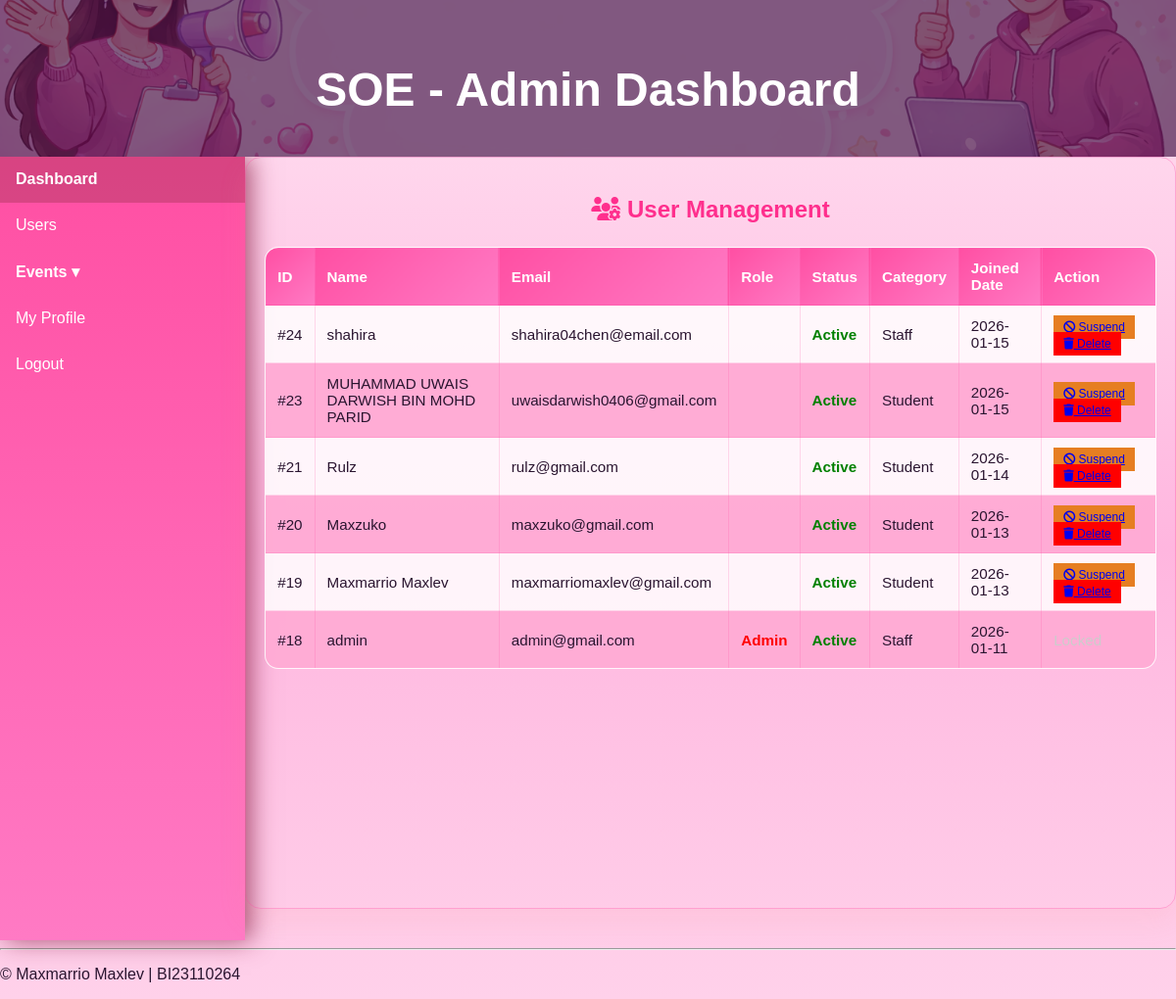
Screenshot of /admin/users/users.php (signed in) with the database file from the repository.
### tables this page shows
CREATE TABLE `users` (
  `user_id` int(11) NOT NULL,
  `category` enum('Staff','Student','Public') NOT NULL,
  `name` varchar(255) NOT NULL,
  `email` varchar(255) NOT NULL,
  `phone` varchar(20) DEFAULT NULL,
  `organization` varchar(255) NOT NULL,
  `password` varchar(255) NOT NULL,
  `role` enum('Admin','Staff','Student','Public') DEFAULT 'Public',
  `created_at` timestamp NOT NULL DEFAULT current_timestamp(),
  `status` enum('Active','Suspended') DEFAULT 'Active'
);

### admin/users/users.php (the view, shortened to what this page needs)
<?php
require_once __DIR__ . '/../../config.php';
$sql = "SELECT user_id, name, email, role, category, created_at, status FROM users ORDER BY created_at DESC";
$result = $conn->query($sql);
?>
<!DOCTYPE html>
<html lang="en">
<head>
  <link rel="stylesheet" href="<?= BASE_PATH_CSS ?>admin.css">
  <link rel="stylesheet" href="https://cdnjs.cloudflare.com/ajax/libs/font-awesome/6.5.0/css/all.min.css">
</head>
<body>
  <?php include(ROOT_PATH_ADMIN . 'include/header.php'); ?>
  <div class="admin-container">
    <?php include(ROOT_PATH_ADMIN . 'include/sidebar.php'); ?>
    <main class="main-content">
        <h2><i class="fas fa-users-cog"></i> User Management</h2>
        <div style="overflow-x:auto; margin-top: 20px;">
            <table>
                <thead>
                    <tr>
                        <th>ID</th>
                        <th>Name</th>
                        <th>Email</th>
                        <th>Role</th>
                        <th>Status</th>
                        <th>Category</th> <th>Joined Date</th>
                        <th>Action</th>
                    </tr>
                </thead>
                <tbody>
                    <?php while ($row = $result->fetch_assoc()): ?>
                    <tr>
                        <td>#<?= $row['user_id'] ?></td>
                        <td><?= htmlspecialchars($row['name']) ?></td>
                        <td><?= htmlspecialchars($row['email']) ?></td>
                        <td>
                            <span style="font-weight:bold; color: <?= $row['role'] === 'Admin' ? 'red' : '#2c8ca0' ?>">
                                <?= $row['role'] ?>
                            </span>
                        </td>
                        <td>
                            <span style="color: <?= ($row['status'] === 'Active') ? 'green' : 'red' ?>; font-weight: bold;">
                            <?= $row['status'] ?>
                            </span>
                        </td>
                        <td><?= $row['category'] ?></td>
                        <td><?= date('Y-m-d', strtotime($row['created_at'])) ?></td>
                        <td>
                            <?php if ($row['role'] !== 'Admin'): ?>
                                <a href="toggle_user_status.php?id=<?= $row['user_id'] ?>&status=<?= ($row['status'] === 'Active') ? 'Suspended' : 'Active' ?>"
                                    class="btn"
                                    style="background: <?= ($row['status'] === 'Active') ? '#e67e22' : '#27ae60' ?>; padding: 5px 10px; font-size: 12px;"
                                    onclick="return confirm('Change status to <?= ($row['status'] === 'Active') ? 'Suspended' : 'Active' ?>?')">
                                <i class="fas fa-ban"></i> <?= ($row['status'] === 'Active') ? 'Suspend' : 'Activate' ?>
                                </a>
                                <a href="users.php?delete_id=<?= $row['user_id'] ?>"
                                   class="btn" style="background:red; padding:5px 10px; font-size:12px;"
                                   onclick="return confirm('Are you sure you want to remove this user? This will verify User Management logic.')">
                                   <i class="fas fa-trash"></i> Delete
                                </a>
                            <?php else: ?>
                                <span style="color:#ccc;">Locked</span>
                            <?php endif; ?>
                        </td>
                    </tr>
                    <?php endwhile; ?>
                </tbody>
            </table>
        </div>
    </main>
  </div>
  <?php include(ROOT_PATH_ADMIN ."include/footer.php"); ?>
</body>
</html>

### assets/css/admin.css (style rules this page uses)
body { margin: 0; font-family: Arial, sans-serif; background: linear-gradient(180deg, #ffe3f2 0%, #ffb6df 55%, #ffd1ea 100%); color: #2a1530; }
.admin-container { display: flex; min-height: 100vh; }
.main-content { margin-top: 0; flex: 1; padding: 1.2rem; background: transparent; }
.main-content h2 { color: #ff2f8d; }
main { max-width: 90%; margin: 2rem auto; background: rgba(255,255,255,0.85); padding: 1.2rem; border-radius: 16px; border: 1px solid rgba(255, 79, 163, 0.35); box-shadow: 0 12px 28px rgba(247, 149, 149, 0.136); }
h2 { text-align: center; margin-bottom: 1.5rem; color: #ff2f8d; }
table { width: 100%; border-collapse: collapse; font-size: 0.95rem; background: rgba(255,255,255,0.85); border: 1px solid rgba(255, 79, 163, 0.25); border-radius: 14px; overflow: hidden; }
th, td { border: 1px solid rgba(255, 79, 163, 0.20); padding: 0.75rem; text-align: left; color: #2a1530; }
th { background: linear-gradient(135deg, #ff4fa3 0%, #ff7ac4 100%); color: #ffffff; }
tr:nth-child(even) { background-color: rgba(255, 79, 164, 0.442); }

### rows the page displays
users: user_id "24", name "shahira", email "shahira04chen@email.com", status "Active", category "Staff", created_at "2026-01-15", shows "Suspend"
users: user_id "23", name "MUHAMMAD UWAIS DARWISH BIN MOHD PARID", email "uwaisdarwish0406@gmail.com", status "Active", category "Student", created_at "2026-01-15", shows "Suspend"
users: user_id "21", name "Rulz", email "rulz@gmail.com", status "Active", category "Student", created_at "2026-01-14", shows "Suspend"
users: user_id "20", name "Maxzuko", email "maxzuko@gmail.com", status "Active", category "Student", created_at "2026-01-13", shows "Suspend"
users: user_id "19", name "Maxmarrio Maxlev", email "maxmarriomaxlev@gmail.com", status "Active", category "Student", created_at "2026-01-13", shows "Suspend"
users: user_id "18", name "admin", email "admin@gmail.com", role "Admin", status "Active", category "Staff", created_at "2026-01-11"
